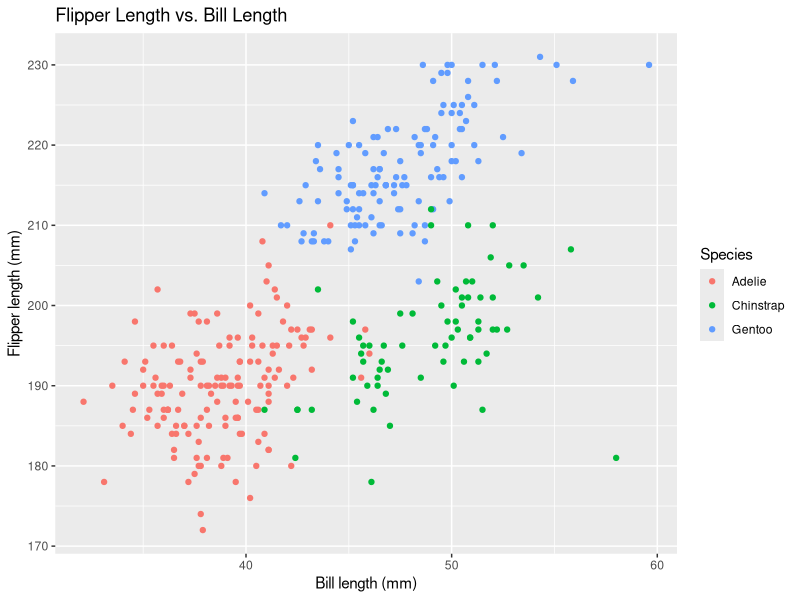
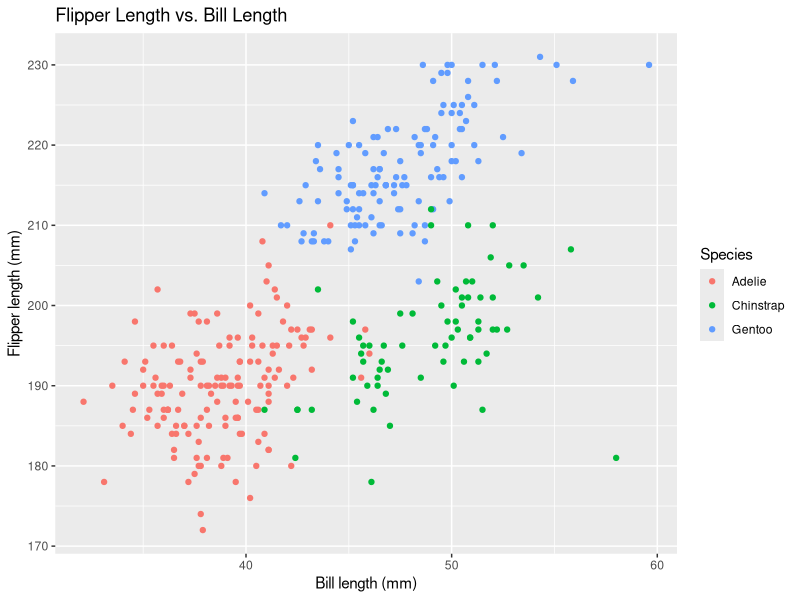

Write R code to recreate these figures, in order. (Note: this script raises an error after producing the figures.)
## ---- chunk 1
library(tidyverse)
data("penguins", package = "palmerpenguins")
## ---- chunk 2
ggplot(
  penguins,
  aes(
    x = bill_length_mm,
    y = flipper_length_mm,
    color = species
  )
) +
  geom_point() +
  labs(
    x = "Bill length (mm)",
    y = "Flipper length (mm)",
    color = "Species",
    title = "Flipper Length vs. Bill Length"
  )
ggsave(
  "penguins_scatterplot.png",
  width = 7,
  height = 5
)
## ---- chunk 3
library(tidyverse)

set.seed(123)

# Create the data frame
mydataframe_df <- tibble(
  norm_samp = rnorm(10),
  norm_samp_pos = norm_samp > 0,
  character_var = c(
    "a", "b", "c", "d", "e",
    "f", "g", "h", "i", "j"
  ),
  factor_var = factor(
    c("low", "medium", "high", "low", "medium", "high", "low", "medium", "high", "low"
    )
  )
)

# Print the data frame
mydataframe_df

# Take the mean of each variable
mean(pull(mydataframe_df, norm_samp))
mean(pull(mydataframe_df, norm_samp_pos))
mean(pull(mydataframe_df, character_var))
mean(pull(mydataframe_df, factor_var))

# Convert logical, character, and factor variables to numeric
# (Show this code chunk, but do not show the output)
as.numeric(pull(mydataframe_df, norm_samp_pos))
as.numeric(pull(mydataframey_df, character_var))
as.numeric(pull(mydataframe_df, factor_var))
